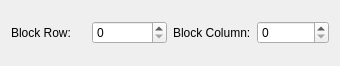
<?xml version="1.0" encoding="UTF-8"?>
<ui version="4.0">
 <class>Form</class>
 <widget class="QWidget" name="Form">
  <property name="geometry">
   <rect>
    <x>0</x>
    <y>0</y>
    <width>340</width>
    <height>66</height>
   </rect>
  </property>
  <property name="windowTitle">
   <string>Form</string>
  </property>
  <layout class="QHBoxLayout" name="horizontalLayout_4">
   <item>
    <layout class="QHBoxLayout" name="horizontalLayout_3">
     <item>
      <layout class="QHBoxLayout" name="horizontalLayout">
       <item>
        <widget class="QLabel" name="label">
         <property name="text">
          <string>Block Row:</string>
         </property>
        </widget>
       </item>
       <item>
        <widget class="QSpinBox" name="WBlockRowSpinBox"/>
       </item>
      </layout>
     </item>
     <item>
      <layout class="QHBoxLayout" name="horizontalLayout_2">
       <item>
        <widget class="QLabel" name="label_2">
         <property name="text">
          <string>Block Column:</string>
         </property>
        </widget>
       </item>
       <item>
        <widget class="QSpinBox" name="WBlockColumnSpinBox"/>
       </item>
      </layout>
     </item>
    </layout>
   </item>
  </layout>
 </widget>
 <resources/>
 <connections/>
</ui>
